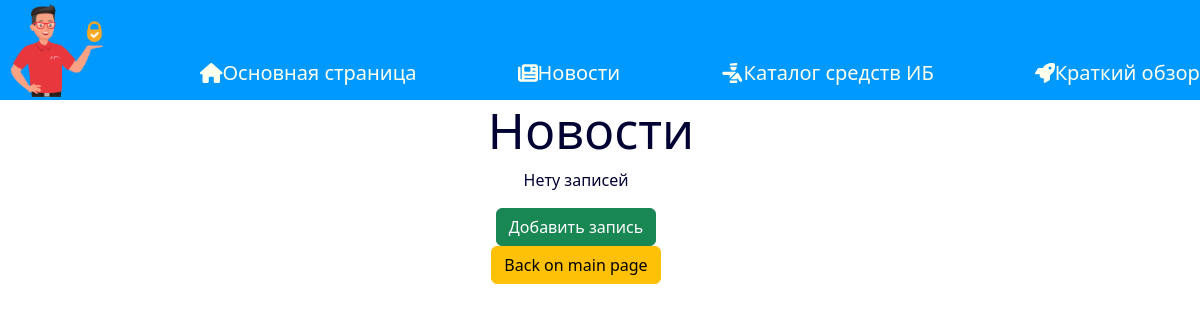
The page /news/ on the database as committed earlier.
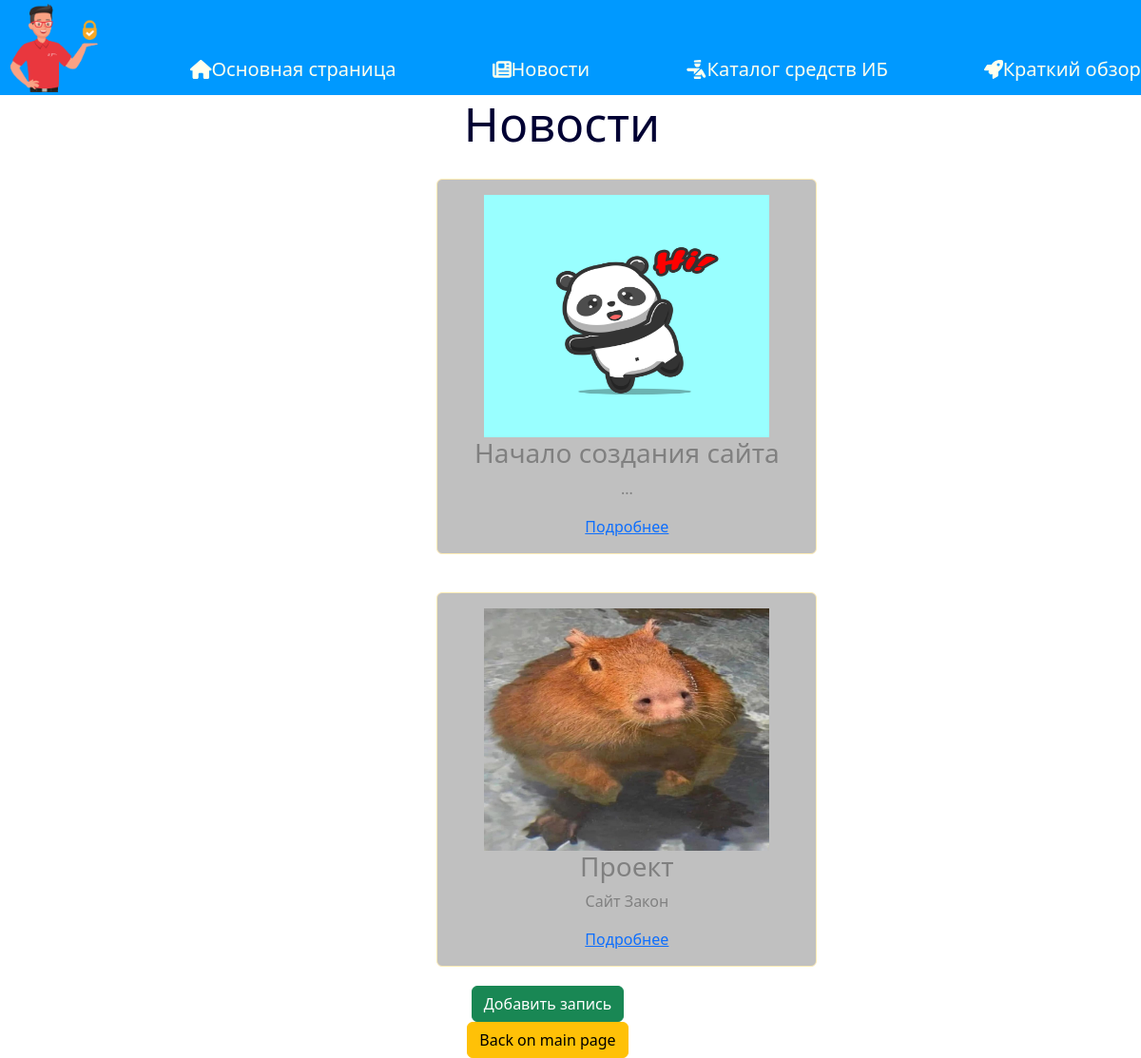
The same page on the database as committed later.
### news/models.py (models this page shows, shortened)
class Document(models.Model):
    model_img = models.ImageField(upload_to='img/', default="")
    title = models.CharField('Название', max_length=50)
    ad = models.CharField('Анонс', max_length=50)
    full_text = models.TextField('Статья')
    date = models.DateTimeField('Дата публикации')
    class Meta:
        verbose_name = 'Document'
        verbose_name_plural = 'Documents'

### news/views.py (the view)
# urls.py: path('', views.index_news, name='news_home'),
def index_news(request):
    news = Document.objects.all()
    dict_news = {'news': news}
    return render(request, "news/news_home.html", dict_news)

### news/templates/news/news_home.html (shortened to what this page needs)
{% extends 'main/layout.html' %}
{% load static %}
{% block body_content %}
<div class="features">
    <h1>Новости</h1>
    {% if news %}
    {% for el in news %}
    <div class="alert alert-warning">
        <img src="{{ el.model_img.url }}"  width="300" height="255">
        <h3>{{ el.title }}</h3>
        <p>{{ el.ad }}</p>
        <a href="{% url 'detail_news' el.id %}" class="button btn-warning">Подробнее</a>
    </div>
    {% endfor %}
    {% else %}
    <p>Нету записей</p>
    {% endif %}
    <a href="{% url 'create_news' %}"><button class="btn btn-success">Добавить запись</button></a>
    <br>
    <button class="btn btn-warning">Back on main page</button>
</div>
{% endblock %}

Rows that differ between the two databases and show on the page:
added Document: model_img (picture), title "Начало создания сайта", ad "..."
added Document: model_img (picture), title "Проект", ad "Сайт Закон"
Other text that changed with them:
text no longer shown: "Нету записей"
